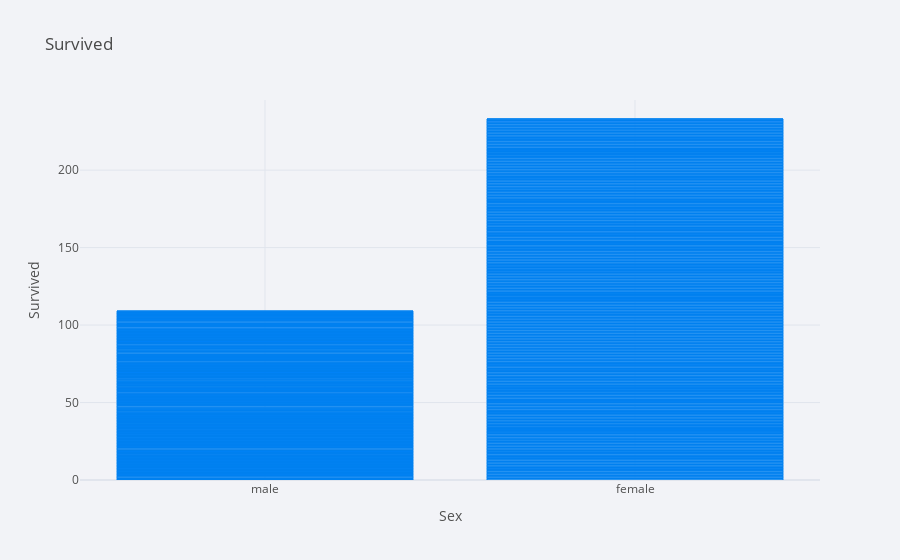

Here is the notebook cell this chart was saved with:
### Code cell
titanic.iplot(kind='bar',x='sex',y='survived', title='Survived', xTitle='Sex',yTitle='Survived')

### Figure 1 — Plotly figure (JSON) as saved in the notebook; plotly's stock layout.template omitted (floating-point values rounded to 4 significant figures; data arrays with more than 128 entries replaced by an {"elided": "..."} marker saying what was removed)
{"data": [{"marker": {"color": "rgba(0, 128, 240, 0.6)", "line": {"color": "rgba(0, 128, 240, 1.0)", "width": 1}}, "name": "survived", "orientation": "v", "text": "", "type": "bar", "x": {"elided": "891 str values"}, "y": {"elided": "891 int values"}}], "layout": {"legend": {"bgcolor": "#F2F3F7", "font": {"color": "#505050"}}, "paper_bgcolor": "#F2F3F7", "plot_bgcolor": "#F2F3F7", "title": {"font": {"color": "#484848"}, "text": "Survived"}, "xaxis": {"gridcolor": "#E1E5ED", "showgrid": true, "tickfont": {"color": "#505050"}, "title": {"font": {"color": "#505050"}, "text": "Sex"}, "zerolinecolor": "#E1E5ED"}, "yaxis": {"gridcolor": "#E1E5ED", "showgrid": true, "tickfont": {"color": "#505050"}, "title": {"font": {"color": "#505050"}, "text": "Survived"}, "zerolinecolor": "#E1E5ED"}}}
